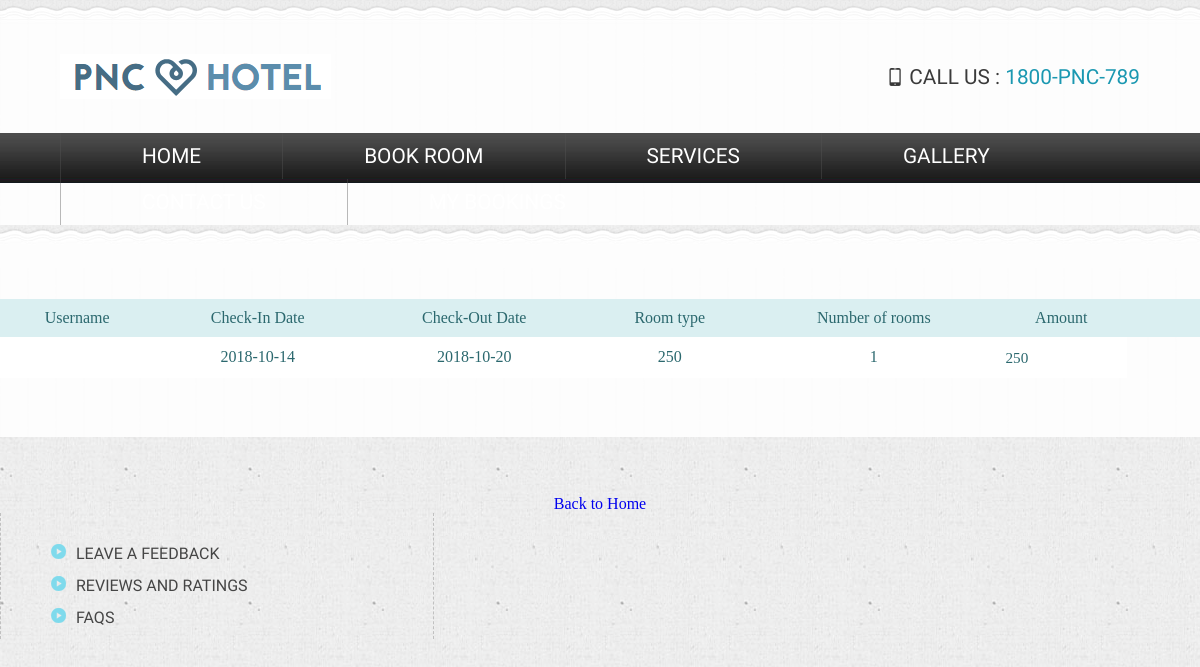
The page /history.php on the database its author committed.
### tables this page shows
CREATE TABLE `roomdetail` (
  `id` int(11) NOT NULL,
  `username` varchar(50) NOT NULL,
  `checkin_date` date NOT NULL,
  `checkout_date` date NOT NULL,
  `room_type` varchar(50) NOT NULL,
  `no_of_room` varchar(50) NOT NULL,
  `amount` varchar(50) NOT NULL
);

### history.php (the view, shortened to what this page needs)
<!DOCTYPE html>
<html>
<head>
		<link href="css/style.css" rel="stylesheet" type="text/css"  media="all" />
		<link rel="stylesheet" href="css/responsiveslides.css">
</head>
<body>
<div class="header">
				<div class="content-box">
				<div class="wrap">
					<div class="header-top">
						<div class="logo">
							<a href="home.php"><img src="images/logo2.png" title="logo" /></a>
						</div>
						<div class="contact-info">
						<p><br></p>
							<p class="phone">Call us : <a>1800-PNC-789</a></p>
						</div>
					</div>
				</div>
				<div class="header-top-nav">
					<div class="wrap">
						<ul>
							<li><a href="home.php">Home</a></li>
							<?php if( $_SESSION['username'] == 'admin') {  ?>
							<li><a href="view.php">User Records</a></li>
							<?php } else { ?>
							<li><a href="registration.php">Book Room</a></li>
							<?php } ?>
							<?php if( $_SESSION['username'] == 'admin') {  ?>
							<li><a class="active" href="adminlogin.php">User Bookings</a></li>
							<?php } else { ?>
							<li><a href="services.php">Services</a></li>
							<li><a href="gallery.php">Gallery</a></li>
							<li><a href="contact.php">Contact Us</a></li>
							<li><a href="history.php">My Bookings</a></li>
							<?php } ?>
						</ul>
					</div>
				</div>
			</div>
	<div class="content-grids">
	<br>
		<?php
			require('connectdb.php');
			$tbl_name="roomdetail";
			$username = $_SESSION['username'];
			mysqli_select_db($con,"pnc")or die("cannot select DB");
			$sql="SELECT * FROM $tbl_name WHERE username='".$username."' " ;
			$result=mysqli_query($con,$sql) or trigger_error(mysql_error.$sql);
			echo "<div class='table-users'>";
			echo "<table cellspacing='0'>
			<tr>
			<th>Username</th>
			<th>Check-In Date</th>
			<th>Check-Out Date</th>
			<th>Room type</th>
			<th>Number of rooms</th>
			<th>Amount</th><th></th> <th></th>
			</tr>";
			while($row = mysqli_fetch_array($result))
			{
			echo "<tr>";
			echo "<td>" . $row['username'] . "</td>";
			echo "<td>" . $row['checkin_date'] . "</td>";
			echo "<td>" . $row['checkout_date'] . "</td>";
			echo "<td>" . $row['room_type'] . "</td>";
			echo "<td>" . $row['no_of_room'] . "</td>";
			echo "<td>" . $row['amount'] . "</td>";
			echo "</tr>";
			}
			echo "</table></div>";
		?>
		</div>
<p><br><center><a href="home.php" class="button">Back to Home</a></center></p>
<div class="box center-box">
					<ul>
						<li><a >Leave a Feedback</a></li>
						<li><a >Reviews and Ratings</a></li>
						<li><a >FAQs</a></li>
					</ul>
				</div>
</body>
</html>

### css/style.css (style rules this page uses)
html,body,div,span,applet,object,iframe,h1,h2,h3,h4,h5,h6,p,blockquote,pre,a,abbr,acronym,address,big,cite,code,del,dfn,em,img,ins,kbd,q,s,samp,small,strike,strong,sub,sup,tt,var,b,u,i,dl,dt,dd,ol,nav ul,nav li,fieldset,form,label,legend,table,caption,tbody,tfoot,thead,tr,th,td,article,aside,canvas,details,embed,figure,figcaption,footer,header,hgroup,menu,nav,output,ruby,section,summary,time,mark,audio,video { margin:0;padding:0;border:0;font-size:100%;font:inherit;vertical-align:baseline; }
ol,ul { list-style:none;margin:0px;padding:0px; }
table { border-collapse:collapse;border-spacing:0; }
a { text-decoration:none; }
img { max-width:100%; }
body { background: url(../images/box-bg.png); }
.wrap { width:80%; margin:0 auto; }
.header { background: url(../images/box1.png) repeat-x; }
.header-top { padding: 41px 0 30px 0; }
.logo { float:left; margin-top: 0.8em; }
.contact-info { float:right; }
.contact-info p { font-family: 'PT Sans Narrow', sans-serif; font-size: 1.3em; font-weight: 400; color: #3B3B3B; text-transform: uppercase; }
.contact-info p a { color:#1b98b1; transition: 0.5s ease; -o-transition: 0.5s ease; -webkit-transition: 0.5s ease; }
.header-top-nav ul li { display: inline-block; border-left: 1px solid rgba(85, 85, 85, 0.41); float: left; }
.header-top-nav ul li a { color: #FFF; font-family: 'PT Sans Narrow', sans-serif; font-size: 1.3em; font-weight: 400; text-transform: uppercase; display: block; padding: 11px 95.5px; transition: 0.5s ease; -o-transition: 0.5s ease; -webkit-transition: 0.5s ease; }
.header-top-nav { background: url(../images/top-nav-bg.png) repeat-x; }
.phone:before { content: url(../images/phone.png); vertical-align: middle; padding: 0px 5px 0px 0px; }
.content-grids { padding: 3.5em 0 3.7em 0; background: url(../images/box.png); margin:0 0 40px 0px; }
.box { width: 29.33%; float: left; }
.center-box { border-right: 1px dashed silver; border-left: 1px dashed silver; padding: 0px 40px; margin-right: 40px; }
.center-box ul li { display: block; padding: 0px 0px 10px 0px; }
.center-box ul li a { font-family: 'PT Sans Narrow', sans-serif; font-size: 18px; line-height: 22px; text-transform: uppercase; color: #454545; -webkit-transition: all 0.3s ease-out; -moz-transition: all 0.3s ease-out; -ms-transition: all 0.3s ease-out; -o-transition: all 0.3s ease-out; transition: all 0.3s ease-out; font-family: 'PT Sans Narrow', sans-serif; }
.center-box ul li:before { content:url(../images/marker.png); padding: 10px; }
.center-box ul { margin-top:30px; }
@media only screen and (max-width: 1280px) and (min-width: 1024px) { .wrap { width:90%; } }
@media only screen and (max-width: 1280px) and (min-width: 1024px) { .header-top-nav ul li a { padding: 11px 81px; } }
@media only screen and (max-width: 1280px) and (min-width: 1024px) { .center-box ul li a { font-size: 16px; } }

### history.php (style rules this page uses)
table { width: 100%; }
table td, table th { color: #2b686e; padding: 10px; }
table td { text-align: center; vertical-align: middle; }
table td:last-child { font-size: 0.95em; line-height: 1.4; text-align: left; }
table th { background-color: #daeff1; font-weight: 300; }
table tr:nth-child(2n) { background-color: white; }
table tr:nth-child(2n+1) { background-color: #edf7f8; }

### rows shown on the page
roomdetail: checkin_date "2018-10-14", checkout_date "2018-10-20", room_type "250", no_of_room "1", amount "250"
